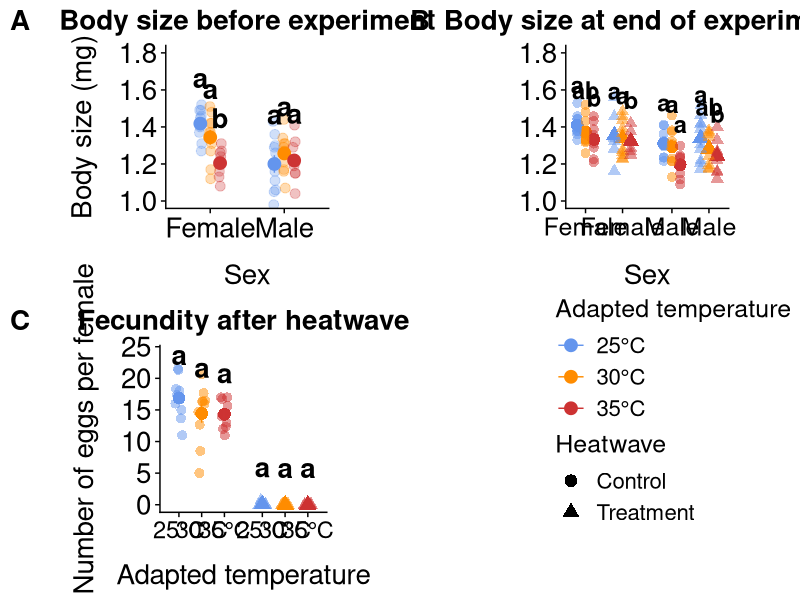

R code for this plot:
# Load packages
library(ggplot2)
library(cowplot)
library(dplyr)
library(tidyr)
library(car) 
library(emmeans) 

# Import ggplot theme for plots
theme_tess <- function () { 
  theme_cowplot()+
    theme(axis.title.y = element_text(margin = margin(t = 0, r = 15, b = 0, l = 0)))+
    theme(axis.title.x = element_text(margin = margin(t = 15, r = 0, b = 0, l = 0)))+
    theme(axis.text.x=element_text(size=20))+
    theme(axis.text.y=element_text(size=20))+
    theme(axis.title.x=element_text(size=20))+
    theme(axis.title.y=element_text(size=20))+
    theme(plot.title = element_text(hjust = 0.5,size=20))+
    theme(axis.title.y=element_text(size=20))
}

#### BEFORE EXPERIMENT BODY SIZE ####

# Import data
data <-read.csv("./data/preheatwavebodysize.csv",stringsAsFactors = FALSE,
                strip.white = TRUE, na.strings = c("NA",""))

# Make adapted_temp a factor
data$adapted_temp <- factor(data$adapted_temp,
                            levels = c(25, 30, 35),
                            labels = c("25°C", "30°C", "35°C"))

# Convert grams to milligrams
data$weight <- data$weight * 1000

#------Stats------#

# Construct a linear model
lm_bodysize <- lm(weight ~ adapted_temp * sex, data = data)

# Run an ANOVA
Anova(lm_bodysize, type="2")
#significant interaction

# Run a Tukey test
emmeans(lm_bodysize, pairwise ~ adapted_temp | sex, adjust = "tukey")

#------Plot------#

# Order the x-axis raw data points
data <- data %>% 
  mutate(sex_temp = factor(paste(sex, adapted_temp),
      levels = c( "f 25°C", "f 30°C", "f 35°C", "m 25°C", "m 30°C", "m 35°C")))

# Calculate summary statistics
summary_data <- data %>%
  group_by(adapted_temp, sex) %>%
  summarise(mean = mean(weight),
            n=n(),
            sd = sd(weight),
            se = sd / sqrt(n), .groups = "drop") 

# Order the summary data
summary_data <- summary_data %>%
  arrange(sex, adapted_temp)

# Add letters denoting Tukey test results
summary_data$plotting_labels <- c("a", "a", "b", "a", "a", "a")

# Generate plot
p_pre <- ggplot(summary_data, aes(x = sex, y = mean, color = adapted_temp)) +
  geom_jitter(data = data, aes(x = sex, y = weight, color = adapted_temp), 
              position = position_jitterdodge(jitter.width = 0.1, dodge.width = 0.4), 
              size = 3, alpha = 0.3) +
  geom_point(size = 4, position = position_dodge(width = 0.4)) +
  geom_errorbar(aes(ymin = mean - se, ymax = mean + se), 
                position = position_dodge(width = 0.4), width = 0) +
  geom_text(aes(label = plotting_labels, 
                group = adapted_temp,  
                y = mean + se + 0.22), 
            position = position_dodge(width = 0.4), 
            color = "black", 
            size = 7, 
            fontface = "bold") +
  scale_color_manual(values = c("25°C" = "cornflowerblue", "30°C" = "darkorange", "35°C" = "brown3"), 
                     name = "Adapted temperature") +
  scale_x_discrete(labels = c("f" = "Female", "m" = "Male")) +
  xlab("Sex") + 
  ylab("Body size (mg)") +
  labs(title = "Body size before experiment")+ 
  coord_cartesian(ylim = c(1.0, 1.8)) + 
  theme_tess() + 
  theme(aspect.ratio = 1)


####END OF EXPERIMENT BODY SIZE#### 

# Import data
data2 <-read.csv("./data/postheatwavebodysize.csv",stringsAsFactors = FALSE,
                strip.white = TRUE, na.strings = c("NA",""))

# Make adapted_temp a factor
data2$adapted_temp <- factor(data2$adapted_temp,
                            levels = c(25, 30, 35),
                            labels = c("25°C", "30°C", "35°C"))

# Convert grams to milligrams
data2$weight <- data2$weight * 1000

#------Stats------#

# Construct a linear model
lm_bodysize_post <- lm(weight ~ adapted_temp * sex * heatwave, data = data2)

# Run an ANOVA
Anova(lm_bodysize_post, type="2")
#significant interaction

# Run a Tukey test
emmeans(lm_bodysize_post, pairwise ~ adapted_temp | sex * heatwave, adjust = "tukey")

#------Plot------#

# Calculate the mean for each population
means <- data2 %>%
  drop_na(weight) %>%
  group_by(heatwave, adapted_temp, sex, population_id) %>%
  summarise(pop_mean = mean(weight), .groups = "drop")

# Calculate summary statistics using the means for each population
summary_data2 <- means %>%
  group_by(heatwave, adapted_temp, sex) %>%
  summarise(mean = mean(pop_mean),
            n=n(),
            sd = sd(pop_mean),
            se = sd / sqrt(n), .groups = "drop")

# Make heatwave a factor in all data sets
summary_data2$heatwave <- factor(summary_data2$heatwave,
                                levels = c(0, 1),
                                labels = c("Control", "Treatment"))

data2$heatwave <- factor(data2$heatwave, levels = c(0, 1),
                        labels = c("Control", "Treatment"))

means$heatwave <- factor(means$heatwave, levels = c(0, 1),
                         labels = c("Control", "Treatment"))

# Group each unique combination of adapted_temp and sex
summary_data2$population_id <- interaction(summary_data2$adapted_temp, summary_data2$sex)
data2$population_id <- interaction(data2$adapted_temp, data2$sex)

# Order the x-axis in all data sets
data2 <- data2 %>%
  mutate(sex_heatwave = factor(paste(sex, heatwave), 
                                levels = c("f Control", 
                                           "f Treatment", "m Control", 
                                           "m Treatment")))
means <- means %>%
  mutate(sex_heatwave = factor(paste(sex, heatwave), 
                               levels = c("f Control", "f Treatment", 
                                          "m Control", "m Treatment")))
summary_data2 <- summary_data2 %>%
  mutate(sex_heatwave = factor(paste(sex, heatwave), 
                               levels = c("f Control", "f Treatment", 
                                          "m Control", "m Treatment")))

# Create custom spacing on the x-axis in all data sets
summary_data2 <- summary_data2 %>%
  mutate(x_pos = case_when(
    sex_heatwave == "f Control" ~ 1,
    sex_heatwave == "f Treatment" ~ 1.6,
    sex_heatwave == "m Control" ~ 2.4,
    sex_heatwave == "m Treatment" ~ 3.0))

means <- means %>%
  mutate(x_pos = case_when(
    sex_heatwave == "f Control" ~ 1,
    sex_heatwave == "f Treatment" ~ 1.6,
    sex_heatwave == "m Control" ~ 2.4,
    sex_heatwave == "m Treatment" ~ 3.0))

# Reorder summary data
summary_data2 <- summary_data2 %>%
  arrange(sex, heatwave, adapted_temp)

# Add letters denoting Tukey test results
summary_data2$plotting_labels <- c("a", "ab", "b", "a", "a", "b", "a", "a", "a", "a", "ab", "b")

# Generate plot
p_post <- ggplot(summary_data2, aes(x = x_pos, y = mean, 
                color = adapted_temp, shape = heatwave)) +
  geom_point(size = 4, position = position_dodge(width = 0.4)) +
  geom_jitter(data = means, aes(x = x_pos, y = pop_mean, 
                                  color = adapted_temp,shape = heatwave),
              position = position_jitterdodge(jitter.width = 0, dodge.width = 0.4), 
              size = 3, alpha = 0.5) +
  geom_errorbar(aes(ymin = mean - se, ymax = mean + se),
                position = position_dodge(width = 0.4),
                width = 0) +
  geom_text(aes(label = plotting_labels,
                group = adapted_temp,
                y = mean + se + 0.2),
            position = position_dodge(width = 0.4),
            color = "black",
            size = 6,
            fontface = "bold") +
  scale_color_manual(
    values = c("25°C" = "cornflowerblue", "30°C" = "darkorange", "35°C" = "brown3"),
    name = "Adapted temperature")+
  scale_shape_manual(values = c("Control" = 16, "Treatment" = 17), 
                     name = "Heatwave") + 
  scale_y_continuous(limits = c(1.0, 1.8)) +
  scale_x_continuous(
    breaks = c(1, 1.6, 2.4, 3.0),
    labels = c("Female", "Female", "Male", "Male")) +
  xlab("Sex") + 
  ylab("") +
  labs(title = "Body size at end of experiment")+ 
  theme_tess()+ 
  theme(aspect.ratio = 1)

####POST HEATWAVE FECUNDITY#### 

# Import data
f_data <-read.csv("./data/heatwavefecundity.csv",stringsAsFactors = FALSE,
                strip.white = TRUE, na.strings = c("NA",""))

# Make heatwave a factor
f_data$heatwave <- factor(f_data$heatwave, 
                          levels = c(0, 1), 
                          labels = c("Control", "Heatwave"))

# Make adapted_temp a factor
f_data$adapted_temp <- factor(f_data$adapted_temp,
                             levels = c(25, 30, 35),
                             labels = c("25°C", "30°C", "35°C"))

# Filter to remove all of the "nb" (no beetle) and "db" (dead beetle) tubes 
f_data_filtered <- f_data %>%
  filter((notes != "nb" & notes != "db") | is.na(notes))

#------Stats------#

# Filter data to include only heatwave populations
f_data_treatment <- f_data_filtered %>%
  filter(heatwave == "Heatwave")

# Construct a linear model
lm_fecundity_treatment <- lm(egg_count ~ adapted_temp, data = f_data_treatment)

# Run an ANOVA
Anova(lm_fecundity_treatment, type = "2")


#------Plot------#

# Calculate the mean number of eggs for each population
egg_means <- f_data_filtered%>%
  group_by(adapted_temp, population_id, heatwave) %>%
  summarise(mean_egg_count = mean(egg_count, na.rm = TRUE), .groups = "drop")

# Calculate summary statistics using the egg_means for each population
f_summary_data <- egg_means %>%
  group_by(adapted_temp, heatwave) %>%
  summarise(mean = mean(mean_egg_count),
            n=n(),
            sd = sd(mean_egg_count),
            se = sd / sqrt(n))

# Reorder summary data
f_summary_data <- f_summary_data %>%
  arrange(heatwave, adapted_temp)

# Add letters denoting Tukey test results
f_summary_data$plotting_labels <- c("a", "a", "a", "a", "a", "a") 

# Create custom spacing for x-axis in all data sets
f_summary_data <- f_summary_data %>%
  mutate(x_pos_f = case_when(
    heatwave == "Control" & adapted_temp == "25°C" ~ 1.1,
    heatwave == "Control" & adapted_temp == "30°C" ~ 1.7,
    heatwave == "Control" & adapted_temp == "35°C" ~ 2.3,
    heatwave == "Heatwave" & adapted_temp == "25°C" ~ 3.3,
    heatwave == "Heatwave" & adapted_temp == "30°C" ~ 3.9,
    heatwave == "Heatwave" & adapted_temp == "35°C" ~ 4.5))

egg_means <- egg_means %>%
  mutate(x_pos_f = case_when(
    heatwave == "Control" & adapted_temp == "25°C" ~ 1.1,
    heatwave == "Control" & adapted_temp == "30°C" ~ 1.7,
    heatwave == "Control" & adapted_temp == "35°C" ~ 2.3,
    heatwave == "Heatwave" & adapted_temp == "25°C" ~ 3.3,
    heatwave == "Heatwave" & adapted_temp == "30°C" ~ 3.9,
    heatwave == "Heatwave" & adapted_temp == "35°C" ~ 4.5))

# Generate plot
f_p <- ggplot(f_summary_data, aes(x = x_pos_f, y = mean, color = adapted_temp, shape = heatwave)) +
  geom_point(size = 4, position = position_dodge(width = 0.5)) +
  geom_jitter(data = egg_means, 
              aes(x = x_pos_f, y = mean_egg_count, 
                  color = adapted_temp,
                  shape = heatwave,
                  group = population_id),
              position = position_jitterdodge(jitter.width = 0.06, 
                                              dodge.width = 0.2), 
              size = 3, alpha = 0.5) +
  geom_errorbar(aes(ymin = mean - se, ymax = mean + se), 
                position = position_dodge(width = 0.6),
                width = 0) +
  geom_text(aes(label = plotting_labels,
                group = adapted_temp,
                y = mean + se + 5.8),
            position = position_dodge(width = 0.5),
            color = "black",
            size = 7,
            fontface = "bold") +
  scale_color_manual(
    values = c("25°C" = "cornflowerblue", "30°C" = "darkorange", "35°C" = "brown3"),   
    name = "Adapted temperature")+
  scale_y_continuous(limits = c(0, 24)) +
  scale_x_continuous(
    breaks = c(1.1, 1.7, 2.3, 3.3, 3.9, 4.5),
    labels = c("25°C", "30°C", "35°C", "25°C", "30°C", "35°C"),
    limits = c(0.8, 4.8)) +
  xlab("Adapted temperature") +   
  ylab("Number of eggs per female") +
  labs(title = "Fecundity after heatwave")+ 
  theme_tess()+ 
  theme(aspect.ratio = 1,axis.text.x = element_text(size = 17))

#### COMBINED PLOT ####

# Adjust the axis text size for the combined plot
p_post <- p_post + theme(axis.text.x = element_text(size = 18))

# Remove the individual legends from all plots
p_pre_noleg  <- p_pre  + theme(legend.position = "none")
p_post_noleg <- p_post + theme(legend.position = "none")
f_p_noleg <- f_p + theme(legend.position = "none")

# Create a new legend 
legend <- get_legend(p_post +
    theme(legend.position = "right",
          legend.box = "vertical",
          legend.title = element_text(size = 18),
          legend.text  = element_text(size = 16),
          legend.key.size = unit(0.8, "cm"),
          legend.spacing.y = unit(0.2, "cm")))

# Center the new legend
legend_centered <- ggdraw() +
  draw_grob(legend, x = 0.7, y = 0.6, hjust = 0.5, vjust = 0.5)

# Create the top half of combined plot
top_row <- plot_grid(p_pre_noleg, p_post_noleg, labels = c("A", "B"),
                     label_size = 20, ncol = 2, align = "hv")

# Create the bottom half of combined plot
bottom_row <- plot_grid(f_p_noleg, legend_centered, labels = c("C", ""),
                        label_size = 20, ncol = 2, align = "hv")

# Create combined plot
combined <- plot_grid(top_row, bottom_row, ncol = 1, rel_heights = c(1, 1))

# Save plot
ggsave(filename = "./figures/fecundityandbodysize.pdf",
         plot = combined, width = 30, height = 30, units = "cm", dpi = 300)
